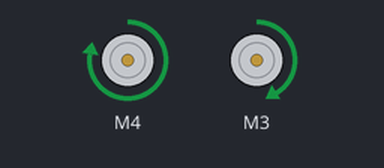
Bench run of a sketch on a simulated Arduino Uno, built with avr-gcc and run on an emulated ATmega328P. Parts: 2 × DC motor (green arrow = forward, orange = backward, longer = faster).

Above: at 0.2 s.
At 0.85 s:
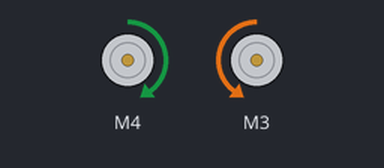
At 2.45 s:
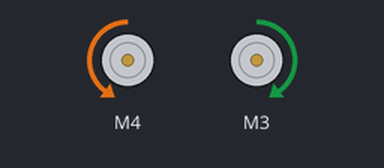
Timing chart, 0 to 3.0 s (numbered marks = the images above):
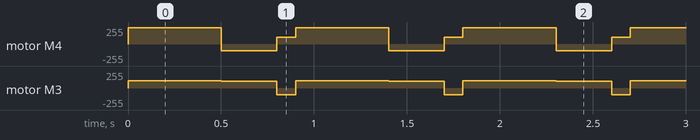

The sketch:

sketch_sep4a.ino
```cpp
#include <Wire.h>
#include <Adafruit_MotorShield.h>
#include "utility/Adafruit_MS_PWMServoDriver.h"

Adafruit_MotorShield AFMS = Adafruit_MotorShield();

Adafruit_DCMotor *rightMotor = AFMS.getMotor(4);
Adafruit_DCMotor *leftMotor = AFMS.getMotor(3);
void setup() {
  AFMS.begin();
}

void loop() {
forwards();
right();
left();
}

void forwards(){
  rightMotor->setSpeed(500);
  leftMotor->setSpeed(362.5);

  rightMotor->run(FORWARD);
  leftMotor->run(FORWARD);
  delay(500);
}

void right(){
    rightMotor->setSpeed(100);
  leftMotor->setSpeed(100);

  rightMotor->run(BACKWARD);
  leftMotor->run(FORWARD);
delay(300);
}

void left(){
      rightMotor->setSpeed(100);
  leftMotor->setSpeed(100);

  rightMotor->run(FORWARD);
  leftMotor->run(BACKWARD);
delay(100);
}

void backwards(){
delay(500);
}
```

Measured:
- by itself, motor M4: repeats every 0.90 s: backward 100/255 0.30 s, forward 100/255 0.10 s, forward 244/255 0.50 s
- by itself, motor M3: repeats every 0.90 s: forward 100/255 0.30 s, backward 100/255 0.10 s, forward 106/255 0.50 s
